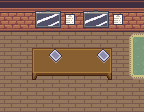

A 2D game scene composited from a Tiled map and its tileset images. What follows is a short description and the map's XML, with each tile layer's data collapsed to a summary:
An orthogonal 9x7 tile map with 16x16 px tiles, 4 tile layers (Tile Layer 1, Tile Layer 2, Tile Layer 3, Above player), 3 tilesets and 2 objects (2x collision).

<map version="1.10" tiledversion="1.11.0" orientation="orthogonal" renderorder="right-down" compressionlevel="0" width="9" height="7" tilewidth="16" tileheight="16" infinite="0" nextlayerid="7" nextobjectid="65">
 <properties>
  <property name="edges" value="clamped" />
  <property name="inside" type="bool" value="true" />
  <property name="map_type" value="dungeon" />
  <property name="scenario" value="spyder" />
  <property name="slug" value="nimrod_room" />
 </properties>
 <tileset firstgid="1" source="../gfx/tilesets/core_indoor_walls.tsx" />
 <tileset firstgid="3865" source="../gfx/tilesets/core_set pieces.tsx" />
 <tileset firstgid="5415" name="Interiors_16x16" tilewidth="16" tileheight="16" tilecount="2592" columns="16">
  <image source="../gfx/tilesets/Interiors_16x16.png" width="256" height="2592" />
 </tileset>
 <layer id="1" name="Tile Layer 1" width="9" height="7">
  <data>[63 cells, 63 non-empty, 1 distinct tile ids]</data>
 </layer>
 <layer id="2" name="Tile Layer 2" width="9" height="7">
  <data>[63 cells, 31 non-empty, 11 distinct tile ids]</data>
 </layer>
 <layer id="3" name="Tile Layer 3" width="9" height="7">
  <data>[63 cells, 14 non-empty, 7 distinct tile ids]</data>
 </layer>
 <layer id="4" name="Above player" width="9" height="7">
  <data>[63 cells, 0 non-empty, 0 distinct tile ids]</data>
 </layer>
 <objectgroup color="#ff0000" id="5" name="Collisions">
  <object id="2" type="collision" x="0" y="16" width="144" height="16" />
  <object id="5" type="collision" x="32" y="48" width="80" height="32" />
 </objectgroup>
</map>
